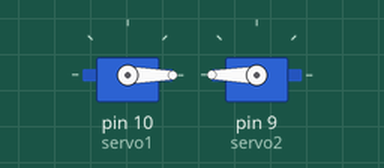
Simulated run of this sketch. Board: Arduino Uno, built with avr-gcc and run on an emulated ATmega328P. On the bench: 2 × servo.

Above: at 0.05 s.
At 4.05 s:
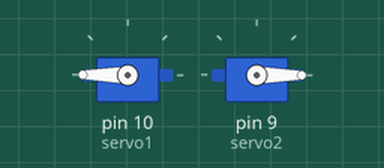
At 8.05 s:
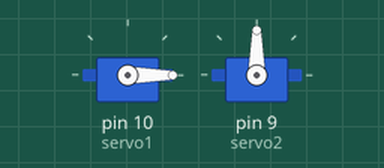
At 15.95 s:
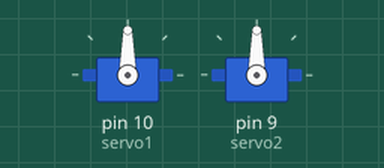
Timing chart, 0 to 20.8 s (numbered marks = the images above):
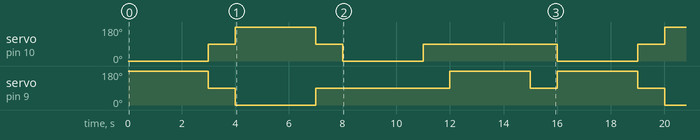

The sketch:

360servo2test.ino
```cpp
#include <Servo.h>

Servo servo1;  // Create servo object for the first servo
Servo servo2;  // Create servo object for the second servo

void setup() {
  servo1.attach(10);  // Attach the first servo to pin 10
  servo2.attach(9);   // Attach the second servo to pin 9
}

void loop() {
  // Move forward for 3 seconds
  servo1.write(0);    // Rotate servo1 clockwise
  servo2.write(180);  // Rotate servo2 counterclockwise
  delay(3000);        // Move forward for 3 seconds

  // Stop both servos for 1 second
  servo1.write(90);   // Stop servo1
  servo2.write(90);   // Stop servo2
  delay(1000);        // Wait for 1 second

  // Move backward for 3 seconds
  servo1.write(180);  // Rotate servo1 counterclockwise
  servo2.write(0);    // Rotate servo2 clockwise
  delay(3000);        // Move backward for 3 seconds

  // Stop both servos for 1 second
  servo1.write(90);   // Stop servo1
  servo2.write(90);   // Stop servo2
  delay(1000);        // Wait for 1 second

  // Turn left for 3 seconds
  servo1.write(0);    // Rotate servo1 clockwise
  servo2.write(90);   // Stop servo2 (no movement)
  delay(3000);        // Turn left for 3 seconds

  // Stop both servos for 1 second
  servo1.write(90);   // Stop servo1
  servo2.write(90);   // Stop servo2
  delay(1000);        // Wait for 1 second

  // Turn right for 3 seconds
  servo1.write(90);   // Stop servo1 (no movement)
  servo2.write(180);  // Rotate servo2 counterclockwise
  delay(3000);        // Turn right for 3 seconds

  // Stop both servos for 1 second
  servo1.write(90);   // Stop servo1
  servo2.write(90);   // Stop servo2
  delay(1000);        // Wait for 1 second
}
```

Measured:
- by itself, servo on pin 10 (servo1): repeats every 16.0 s: 180° 3.0 s, 90° 1.0 s, 0° 3.0 s, 90° 5.0 s, 0° 3.0 s, 90° 1.0 s
- by itself, servo on pin 9 (servo2): repeats every 16.0 s: 0° 3.0 s, 90° 5.0 s, 2 × (180° 3.0 s, 90° 1.0 s)
